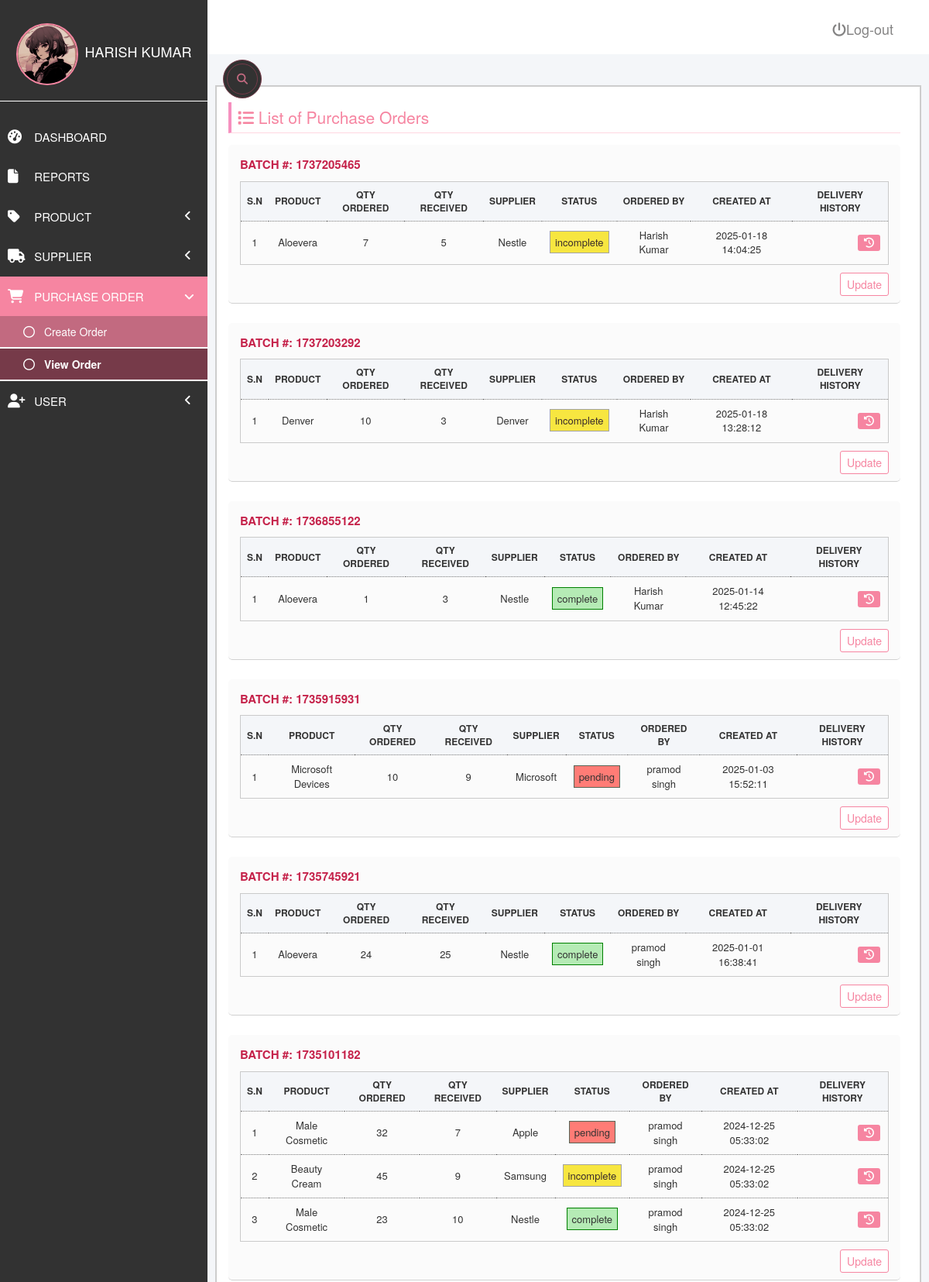
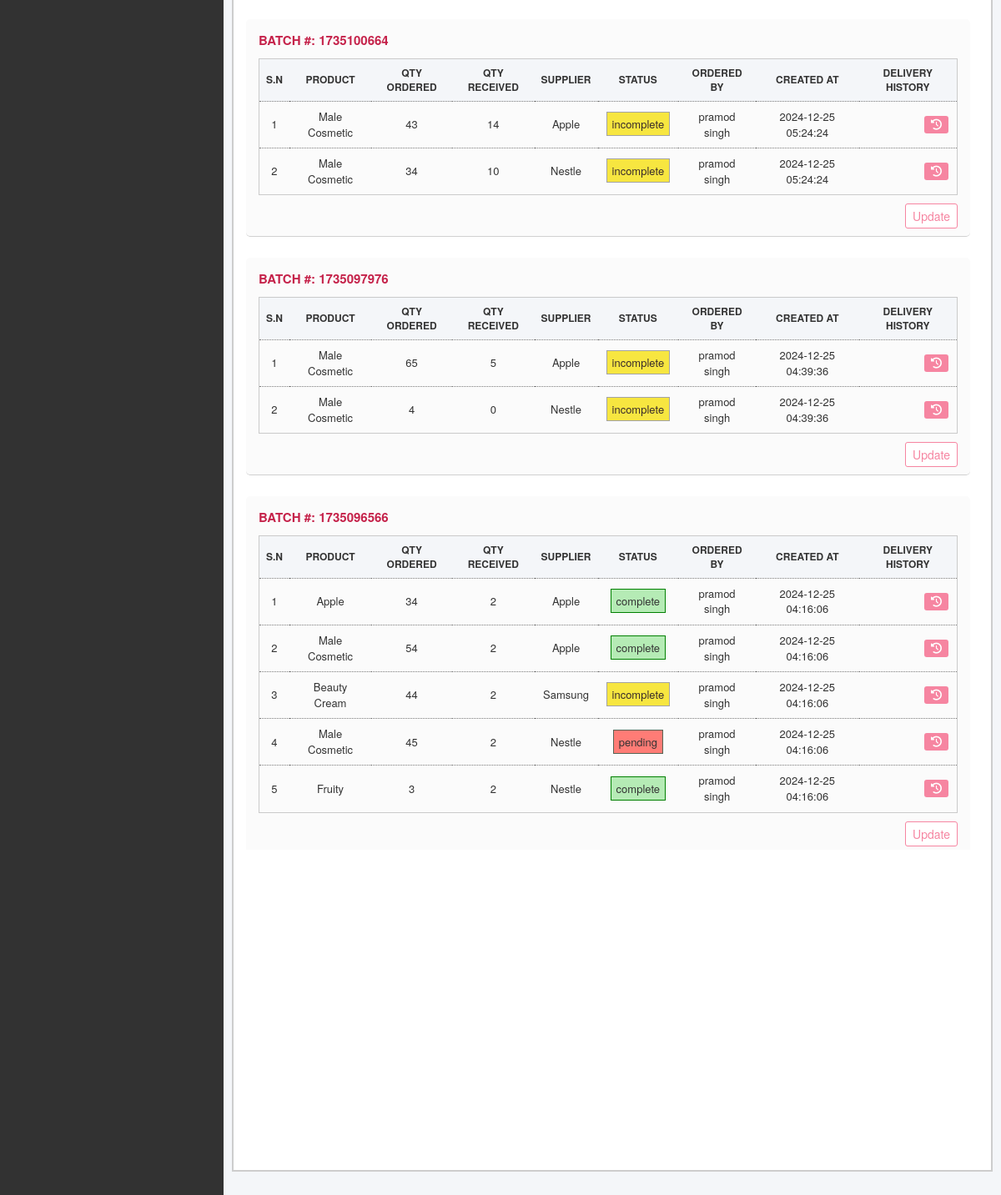
The app's page /view-order.php (signed in) with its own data (2 pictures, top to bottom).
### tables this page shows
CREATE TABLE `order_product` (
  `id` int(11) NOT NULL,
  `supplier` int(11) DEFAULT NULL,
  `product` int(11) DEFAULT NULL,
  `quantity_ordered` int(11) DEFAULT NULL,
  `quantity_received` int(11) DEFAULT NULL,
  `quantity_remaining` int(11) DEFAULT NULL,
  `status` varchar(20) DEFAULT NULL,
  `batch` int(20) DEFAULT NULL,
  `created_by` int(11) DEFAULT NULL,
  `created_at` datetime DEFAULT NULL,
  `updated_at` datetime DEFAULT NULL
);

CREATE TABLE `products` (
  `id` int(11) NOT NULL,
  `product_name` varchar(191) NOT NULL,
  `description` varchar(300) DEFAULT NULL,
  `img` varchar(200) DEFAULT NULL,
  `stock` int(11) NOT NULL,
  `created_by` int(11) DEFAULT NULL,
  `created_at` datetime NOT NULL,
  `updated_at` datetime NOT NULL
);

CREATE TABLE `suppliers` (
  `id` int(11) NOT NULL,
  `supplier_name` varchar(191) NOT NULL,
  `supplier_location` varchar(191) NOT NULL,
  `email` varchar(100) NOT NULL,
  `created_by` int(11) NOT NULL,
  `created_at` datetime NOT NULL,
  `updated_at` datetime NOT NULL
);

CREATE TABLE `users` (
  `id` int(11) NOT NULL,
  `first_name` varchar(50) NOT NULL,
  `last_name` varchar(50) NOT NULL,
  `password` varchar(300) NOT NULL,
  `email` varchar(50) NOT NULL,
  `permissions` varchar(5000) DEFAULT NULL,
  `created_at` datetime NOT NULL,
  `updated_at` datetime NOT NULL
);

### view-order.php (the view, shortened to what this page needs)
<!DOCTYPE html>
<html lang="en">
<head>
    <?php include('partials/app-header-scripts.php'); ?>
</head>
<body>
    <div id="dashboardmainContainer">
        <?php include('partials/app-sidebar.php') ?>
        <div class="dashboard_content_container" id="dashboard_content_container">
            <?php include('live-search.php') ?>
            <?php include('partials/app-topnav.php') ?>
            <div class="dashboard_content">
                <?php if (in_array('po_view', $user['permissions'])) { ?>
                    <div class="dashboardContent_main">
                        <div class="row">
                            <div class="column column-12">
                                <h1 class="section_header"><i class="fa fa-list"></i> List of Purchase Orders</h1>
                                <div class="section_content">
                                    <div class="poListContainer">
                                        <?php
                                        $stmt = $conn->prepare("SELECT order_product.id, order_product.product, products.product_name, order_product.quantity_received, order_product.quantity_ordered, users.first_name, users.last_name, order_product.batch,  suppliers.supplier_name, order_product.status, order_product.created_at FROM order_product, suppliers, products, users WHERE
                                        order_product.supplier = suppliers.id
                                        AND order_product.product = products.id
                                        AND order_product.created_by = users.id
                                        ORDER BY order_product.created_at DESC");
                                        $stmt->execute();
                                        $purchase_orders = $stmt->fetchAll(PDO::FETCH_ASSOC);
                                        $data = [];
                                        foreach ($purchase_orders as $purchase_order) {
                                            $data[$purchase_order['batch']][] = $purchase_order;
                                        }
                                        ?>
                                        <?php
                                        foreach ($data as $batch_id => $batch_pos) {
                                            ?>
                                            <div class="poList" id="container-<?= $batch_id ?>">
                                                <p>Batch #: <?= $batch_id ?></p>
                                                <table>
                                                    <thead>
                                                        <tr>
                                                            <th>S.N</th>
                                                            <th>Product</th>
                                                            <th>Qty Ordered</th>
                                                            <th>Qty Received</th>
                                                            <th>Supplier</th>
                                                            <th>Status</th>
                                                            <th>Ordered By</th>
                                                            <th>Created At</th>
                                                            <th>Delivery History</th>
                                                        </tr>
                                                    </thead>
                                                    <tbody>
                                                        <?php
                                                        foreach ($batch_pos as $index => $batch_po) {
                                                            ?>
                                                            <tr>
                                                                <td><?= $index + 1 ?> </td>
                                                                <td class="po_product"><?= $batch_po['product_name'] ?></td>
                                                                <td class="po_qty_ordered"><?= $batch_po['quantity_ordered'] ?></td>
                                                                <td class="po_qty_received"><?= $batch_po['quantity_received'] ?>
                                                                </td>
                                                                <td class="po_qty_supplier"><?= $batch_po['supplier_name'] ?></td>
                                                                <td class="po_qty_status"><span
                                                                        class="po-badge  po-badge-<?= $batch_po['status'] ?>"><?= $batch_po['status'] ?></span>
                                                                </td>
                                                                <td><?= $batch_po['first_name'] . ' ' . $batch_po['last_name'] ?>
                                                                </td>
                                                                <td>
                                                                    <?= $batch_po['created_at'] ?>
                                                                </td>
                                                                <td>
                                                                    <button class="appbtn appDeliveryHistory fa fa-history"
                                                                        data-id="<?= $batch_po['id'] ?>"></button>
                                                                </td>
                                                            </tr>
                                                        <?php } ?>
                                                    </tbody>
                                                </table>
                                                <?php if (in_array('dashboard_view', $user['permissions'])) { ?>
                                                    <div class="poBtnContainer alignRight">
                                                        <button class="appbtn updatepoBtn"
                                                            data-id="<?= $batch_id ?>">Update</button>
                                                    </div>
                                                <?php } ?>
                                            </div>
                                        <?php } ?>
                                    </div>
                                </div>
                            </div>
                        </div>
                    </div>
                <?php } else { ?>
                    <div id="errorMessage">You do not have permission to view this page.</p>
                    </div>
                <?php } ?>
            </div>
        </div>
    </div>
    <?php include('partials/app-scripts.php'); ?>
</body>
</html>

### css/dashboard.css (style rules this page uses)
*, *::before, *::after { box-sizing: border-box }
body, h1, h2, h3, h4, p, figure, blockquote, dl, dd { margin: 0 }
body { min-height: 100vh; text-rendering: optimizeSpeed; line-height: 1.5 }
input, button, textarea, select { font: inherit }
#dashboardmainContainer { display: flex; flex-direction: row; }
.dashboard_content_container { width: 80%; background-color: #f4f6f9; }
.dashboard_content { padding: 40px 10px 10px 10px; }
.dashboardContent_main { background-color: #fff; min-height: 500px; height: 100%; border: 2px solid #cdcdcd; padding-left: 20px; }
.dashboardContent_main { display: flex; flex-direction: row; }

### css/users-add.css (style rules this page uses)
.appbtn { background-color: #f685a1; border: 1px solid #f685a1; color: #fff; padding: 10px; float: right; }
.row { display: flex; flex-direction: row; flex-wrap: wrap; width: 100%; }
.column { width: 100%; height: 77vh; padding: 0px 10px; }
.section_header { font-size: 21px; color: #f685a1; border-bottom: 1px solid #ffd7e1; padding-bottom: 10px; padding: 8px; border-left: 4px solid #f690bf; margin-bottom: 15px; }
.users, table, th, td { border: 1px solid #cacaca; border-collapse: collapse; }
table { width: 100%; }
table th { font-size: 12px; text-align: center; background: #f4f6f9; text-transform: uppercase; }
table td { font-size: 12px; text-align: center; padding: 5px; }
.alignRight { text-align: right; }
.appbtn { border: none; padding: 4px 8px; border-radius: 3px; }
.poList { margin-bottom: 25px; padding: 15px; padding-bottom: 39px; border-bottom: 1px solid #d1d1d1; border-radius: 5px; background: #fbfbfb; }
.poListContainer { width: 100%; height: 65vh; overflow-y: auto; }
.poList p { font-weight: bold; text-transform: uppercase; color: #c5224a; font-size: 15px; }
.poList table td, .poList table th { border: none; border-bottom: 1px dotted #7a7a7a; }
.poList table td { padding: 9px 10px; font-size: 13px; }
.poList table th { padding: 8px 8px; }
.poBtnContainer { margin-top: 10px; }
.updatepoBtn { color: #f685a1; background: #fff; border: 1px solid #f685a1; }
.po-badge { padding: 4px 6px; border: 1px solid ; }
.po-badge-pending { background-color: #ff7c76; border-color: #556455; }
.po-badge-complete { background: #b5ebb5; border-color: green; }
.po-badge-incomplete { background: #f7e640; color: #392b2b; border-color: #a3a3a3; }

### records on screen
order_product: product.product_name "Aloevera", quantity_ordered "7", quantity_received "5", supplier.supplier_name "Nestle", status "incomplete", created_by.first_name "Harish", created_by.last_name "Kumar", created_at "2025-01-18 14:04:25"
order_product: product.product_name "Denver", quantity_ordered "10", quantity_received "3", supplier.supplier_name "Denver", status "incomplete", created_by.first_name "Harish", created_by.last_name "Kumar", created_at "2025-01-18 13:28:12"
order_product: product.product_name "Aloevera", quantity_ordered "1", quantity_received "3", supplier.supplier_name "Nestle", status "complete", created_by.first_name "Harish", created_by.last_name "Kumar", created_at "2025-01-14 12:45:22"
order_product: product.product_name "Microsoft Devices", quantity_ordered "10", quantity_received "9", supplier.supplier_name "Microsoft", status "pending", created_by.first_name "pramod", created_by.last_name "singh", created_at "2025-01-03 15:52:11"
order_product: product.product_name "Aloevera", quantity_ordered "24", quantity_received "25", supplier.supplier_name "Nestle", status "complete", created_by.first_name "pramod", created_by.last_name "singh", created_at "2025-01-01 16:38:41"
order_product: product.product_name "Male Cosmetic", quantity_ordered "32", quantity_received "7", supplier.supplier_name "Apple", status "pending", created_by.first_name "pramod", created_by.last_name "singh", created_at "2024-12-25 05:33:02"
order_product: product.product_name "Beauty Cream", quantity_ordered "45", quantity_received "9", supplier.supplier_name "Samsung", status "incomplete", created_by.first_name "pramod", created_by.last_name "singh", created_at "2024-12-25 05:33:02"
order_product: product.product_name "Male Cosmetic", quantity_ordered "23", quantity_received "10", supplier.supplier_name "Nestle", status "complete", created_by.first_name "pramod", created_by.last_name "singh", created_at "2024-12-25 05:33:02"
order_product: product.product_name "Male Cosmetic", quantity_ordered "43", quantity_received "14", supplier.supplier_name "Apple", status "incomplete", created_by.first_name "pramod", created_by.last_name "singh", created_at "2024-12-25 05:24:24"
order_product: product.product_name "Male Cosmetic", quantity_ordered "34", quantity_received "10", supplier.supplier_name "Nestle", status "incomplete", created_by.first_name "pramod", created_by.last_name "singh", created_at "2024-12-25 05:24:24"
order_product: product.product_name "Male Cosmetic", quantity_ordered "65", quantity_received "5", supplier.supplier_name "Apple", status "incomplete", created_by.first_name "pramod", created_by.last_name "singh", created_at "2024-12-25 04:39:36"
order_product: product.product_name "Male Cosmetic", quantity_ordered "4", quantity_received "0", supplier.supplier_name "Nestle", status "incomplete", created_by.first_name "pramod", created_by.last_name "singh", created_at "2024-12-25 04:39:36"
order_product: product.product_name "Apple", quantity_ordered "34", quantity_received "2", supplier.supplier_name "Apple", status "complete", created_by.first_name "pramod", created_by.last_name "singh", created_at "2024-12-25 04:16:06"
order_product: product.product_name "Male Cosmetic", quantity_ordered "54", quantity_received "2", supplier.supplier_name "Apple", status "complete", created_by.first_name "pramod", created_by.last_name "singh", created_at "2024-12-25 04:16:06"
order_product: product.product_name "Beauty Cream", quantity_ordered "44", quantity_received "2", supplier.supplier_name "Samsung", status "incomplete", created_by.first_name "pramod", created_by.last_name "singh", created_at "2024-12-25 04:16:06"
order_product: product.product_name "Male Cosmetic", quantity_ordered "45", quantity_received "2", supplier.supplier_name "Nestle", status "pending", created_by.first_name "pramod", created_by.last_name "singh", created_at "2024-12-25 04:16:06"
order_product: product.product_name "Fruity", quantity_ordered "3", quantity_received "2", supplier.supplier_name "Nestle", status "complete", created_by.first_name "pramod", created_by.last_name "singh", created_at "2024-12-25 04:16:06"

### other values on screen
$user['first_name'] . ' ' . $user['last_name'] "HARISH KUMAR"
$batch_id "1737205465"
$batch_id "1737203292"
$batch_id "1736855122"
$batch_id "1735915931"
$batch_id "1735745921"
$batch_id "1735101182"
$batch_id "1735100664"
$batch_id "1735097976"
$batch_id "1735096566"
